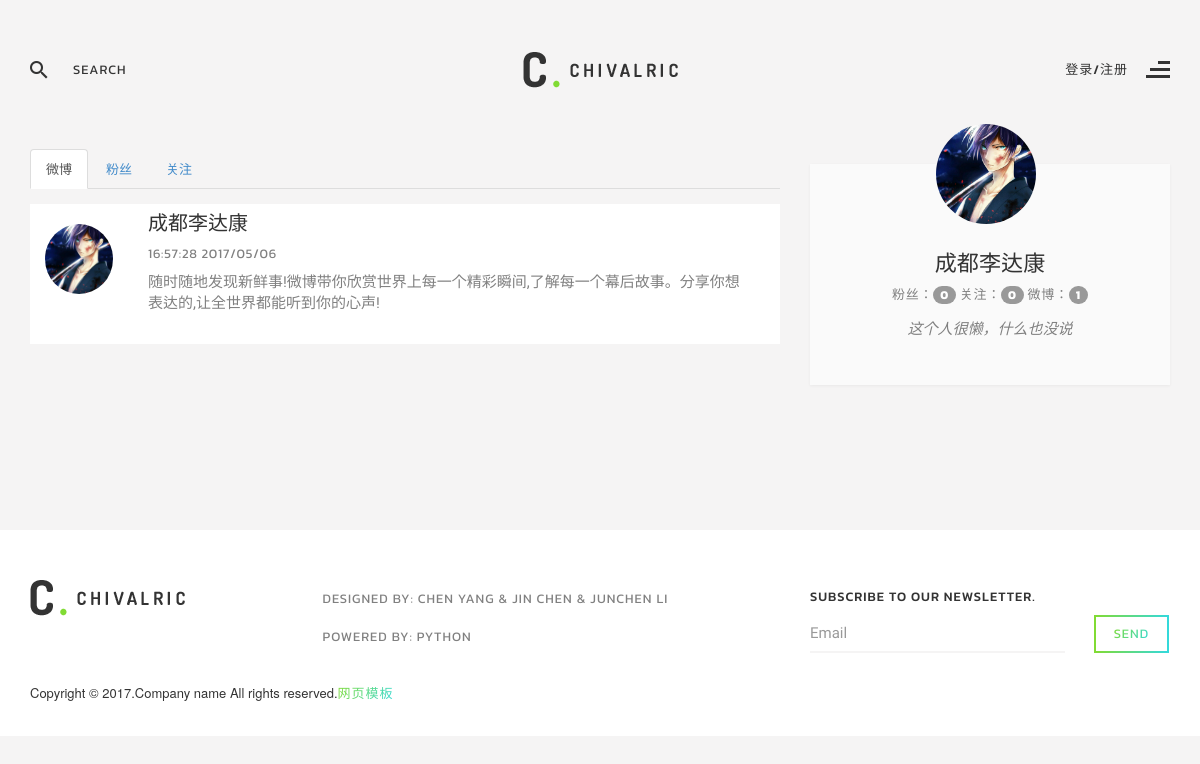
Screenshot of /成都李达康 with the database file from the repository.
### weibo/models.py (models this page shows, shortened)
class Article(db.Model):
	__tablename__ = 'articles'
	id = db.Column(db.Integer, primary_key=True)
	content = db.Column(db.String(140), nullable=False)
	timestamp = db.Column(db.DateTime, default=datetime.utcnow, index=True)
	user_id = db.Column(db.Integer, db.ForeignKey('users.id'))
	comments = db.relationship('Comment', backref='article')
	comments_number = db.Column(db.Integer, default=0)

class User(UserMixin, db.Model):
	__tablename__ = 'users'
	id = db.Column(db.Integer, primary_key=True)
	email = db.Column(db.String(64), unique=True, index=True)
	username = db.Column(db.String(64), unique=True, index=True)
	password_hash = db.Column(db.String(128))
	image = db.Column(db.String(200), default='username.jpg')
	content = db.Column(db.String(200), default='这个人很懒，什么也没说')
	articles = db.relationship('Article', backref='user')
	comments = db.relationship('Comment', backref='user')
	followers = db.relationship('Follow', foreign_keys=[Follow.followed_id], backref=db.backref('followed', lazy='joined'), lazy='dynamic', cascade='all, delete-orphan')
	followeds = db.relationship('Follow', foreign_keys=[Follow.follower_id], backref=db.backref('follower', lazy='joined'), lazy='dynamic', cascade='all, delete-orphan')
	@property
	def password(self):
		raise AttributeError('password is not a readable attribute')

### weibo/main/views.py (the view)
@main.route('/<username>', methods=['GET', 'POST'])
def usercenter(username, x=0):
	loginform = LoginForm()
	registerform = RegisterForm()
	x = request.args.get('x', 0)
	user = User.query.filter_by(username=username).first()
	articles = Article.query.filter_by(user_id=user.id).order_by(Article.timestamp.desc()).all()
	total = Article.query.filter_by(user_id=user.id).count()
	return render_template('userpage.html', articles=articles, total=total, user=user, loginform=loginform, registerform=registerform, func = x)

### weibo/main/forms.py (shortened to what this page needs)
class LoginForm(Form):
	email = StringField('邮箱：', validators=[Required(), Length(1, 64), Email()])
	password = PasswordField('密码：', validators=[Required()])
	remember_me = BooleanField('记住我')
	submit = SubmitField('登录')

class RegisterForm(Form):
	email = StringField('邮箱：', validators=[Required(), Length(1, 64), Email()])
	username = StringField('用户名：', validators=[
		Required(), Length(1, 64)
		])
	password =PasswordField('密码：', validators=[Required()])
	password2 = PasswordField('重复密码：', validators=[Required(), EqualTo('password', message='两次密码应一致')])
	submit = SubmitField('注册')

### weibo/templates/userpage.html (shortened to what this page needs)
﻿<!DOCTYPE html>
<html lang="en">
<head>
    <link rel="stylesheet" href="../static/css/bootstrap.min.css">
    <link rel="stylesheet" href="../static/css/font-awesome.min.css">
    <link rel="stylesheet" href="../static/vendors/owl-carousel/assets/owl.carousel.css">
    <link rel="stylesheet" href="../static/vendors/magnific-popup/magnific-popup.css">
    <link rel="stylesheet" href="../static/vendors/flexslider/flexslider.css">
    <link href="../static/bootstrap3/css/bootstrap.css" rel="stylesheet" />
    <link href="../static/css/login-register.css" rel="stylesheet" />
    <link rel="stylesheet" href="http://netdna.bootstrapcdn.com/font-awesome/4.0.3/css/font-awesome.css">
    <link href="../static/css/style.css" rel="stylesheet">
    <link href="../static/css/theme/green.css" rel="stylesheet">
</head>
<body class="home">
    <header class="row transparent white header1" data-spy="affix" data-offset-top="0" id="header">
        <div class="container">
            <div class="row top-header">
                <div class="col-sm-4 search-form-col">
                    <form action="#" method="get" class="search-form">
                        <div class="input-group">
                            <span class="input-group-addon"><img src="../static/images/search-icon-dark.png" alt=""></span>
                            <input type="search" class="form-control" placeholder="search">
                        </div>
                    </form>
                </div>
                <div class="col-sm-4 logo-col text-center">
                    <a href="/"><img src="../static/images/logo-black-green.png" alt=""></a>
                </div>
                <div class="col-sm-4 menu-trigger-col text-right">
                    <button class="menu-trigger black pull-right">
                    {% if current_user.is_authenticated %}
                    <span class="active-page">more</span>
                    {% else %}
                    <span class="active-page">登录/注册</span>
                    {% endif %}
                    <img src="../static/images/menu-align-dark.png" alt="" class="icon-burger">
                </button>
                </div>
            </div>
        </div>
    </header>
    <section class="row content-wrap">
        <div class="container">
            <h2 class="page-title text-center">&nbsp;</h2>
            <div class="row">
                <div class="col-md-8 single-post-contents">
                    <ul class="nav nav-tabs" id="myDDD">
                        <li role="presentation" class="active" id="n-"><a href="#articles" data-toggle="tab">微博</a></li>
                        <li role="presentation"><a href="#followers" data-toggle="tab">粉丝</a></li>
                        <li role="presentation" id="n+"><a href="#followeds" data-toggle="tab">关注</a></li>
                    </ul>
                    <div class="tab-content">
                        <div class="tab-pane fade in active" id="articles">
                            {% for article in articles %}
                                <article class="single-post-content row m0 post">
                                    <div class="media comment">
                                        <div class="media-left">
                                            <a href="/{{ article.user.username }}"><img src="../static/images/touxiang/{{ article.user.image }}" alt="" class="img-circle" width="70" height="70"></a>
                                        </div>
                                        <div class="media-body">
                                        <div style="width: 600px; word-wrap: break-word;">
                                            <h4><a href="#">{{ article.user.username }}</a></h4>
                                            <h5><a href="#" class="date">{{ moment(article.timestamp).format('HH:mm:ss YYYY/MM/DD') }}</a> </h5>
                                            <a href="/content/{{ article.id }}"><p>{{ article.content }}</p></a>
                                        </div>
                                        </div>
                                    </div>
                                </article>
                            {% endfor %}
                        </div>
                    </div>
                </div>
                <div class="col-md-4 sidebar">
                    <aside class="row m0 widget-author widget">
                        <div class="widget-author-inner row">
                            <div class="author-avatar row">
                                <a href="#"><img src="../static/images/touxiang/{{ user.image }}" alt="" class="img-circle" width="100" height="100"></a>
                            </div>
                            <a href="#">
                                <h2 class="author-name">{{ user.username }}</h2>
                            </a>
                            <div class="author-title">
                                粉丝：<span class="badge">{{ user.followers.count() }}</span>
                                关注：<span class="badge">{{ user.followeds.count() }}</span>
                                微博：<span class="badge">{{ total }}</span>
                            </div>
                            <p class="text-center">{{ user.content }}</p>
                        </div>
                    </aside>
                </div>
            </div>
        </div>
    </section>
    <footer class="row" id="footer">
        <div class="container">
            <div class="row top-footer">
                <div class="widget col-sm-3 widget-about">
                    <div class="row m0">
                        <a href="/"><img src="../static/images/logo-black-green.png" alt=""></a>
                    </div>
                </div>
                <div class="widget col-sm-5 widget-menu">
                    <div class="row">
                        <ul class="nav column-menu white-bg">
                            <li><a>Designed by: Chen Yang & jin chen & junchen li</a></li>
                            <li><a>Powered by: Python</a></li>
                        </ul>
                    </div>
                </div>
                <div class="widget col-sm-4 widget-subscribe">
                    <h5 class="widget-title">subscribe to our newsletter.</h5>
                    <form action="#" method="post" class="form-inline subscribe-form">
                        <div class="form-group">
                            <input type="email" class="form-control" placeholder="Email">
                        </div>
                        <button type="submit" class="btn btn-primary btn-sm"><span>send</span></button>
                    </form>
                </div>
            </div>
            <h5 class="copyright">Copyright &copy; 2017.Company name All rights reserved.<a target="_blank" href="http://sc.chinaz.com/moban/">&#x7F51;&#x9875;&#x6A21;&#x677F;</a></h5>
        </div>
    </footer>
</body>
</html>

### weibo/static/css/theme/green.css (style rules this page uses)
.btn-primary { border-left-color: #81db34; border-right-color: #34d9da; background-image: -webkit-linear-gradient(left, #81db34 0%, #34d9da 100%), -webkit-linear-gradient(left, #81db34 0%, #34d9da 100%); background-image: -moz-linear-gradient(left, #81db34 0%, #34d9da 100%), -moz-linear-gradient(left, #81db34 0%, #34d9da 100%); background-image: -o-linear-gradient(left, #81db34 0%, #34d9da 100%), -o-linear-gradient(left, #81db34 0%, #34d9da 100%); background-image: linear-gradient(to right, #81db34 0%, #34d9da 100%), linear-gradient(to right, #81db34 0%, #34d9da 100%); }
.btn-primary span { background: -webkit-linear-gradient(330deg, #81db34 0%, #34d9da 100%); -webkit-background-clip: text; -webkit-text-fill-color: transparent; color: #34d9da; }
.copyright a { background: -webkit-linear-gradient(330deg, #81db34 0%, #34d9da 100%); -webkit-background-clip: text; -webkit-text-fill-color: transparent; color: #34d9da; }

### rows the page displays
Article: user.image (picture), user.username "成都李达康", timestamp "16:57:28 2017/05/06", content "随时随地发现新鲜事!微博带你欣赏世界上每一个精彩瞬间,了解每一个幕后故事。分享你想表达的,让全世界都能听到你的心声!"
User: image (picture), username "成都李达康", content "这个人很懒，什么也没说"

### other values shown
{{ user.followers.count() }} "0"
{{ user.followeds.count() }} "0"
{{ total }} "1"
